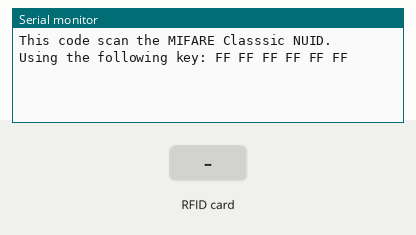
This sketch was run on a simulated Arduino Uno, built with avr-gcc and run on an emulated ATmega328P. Parts: the last lines printed to the serial monitor. The inputs (shaded band) are chosen by the test bench.

Above: at 1.2 s.
1.3 s: RFID card 5E 7A 19 C4 held to the reader
At 2.1 s:
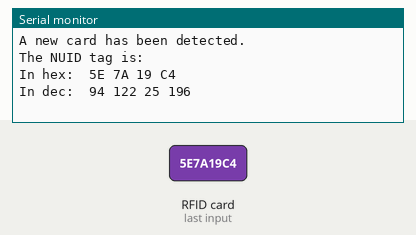
2.8 s: RFID card 5E 7A 19 C4 held to the reader
At 3.7 s:
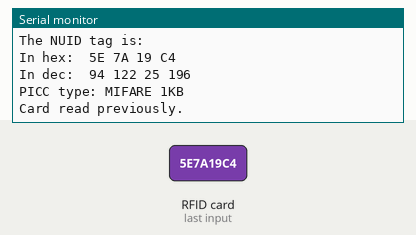

Measured:
- after the input at 1.3 s, the serial monitor: prints a new line at once (image 1)
- after the input at 2.8 s, the serial monitor: prints a new line at once (image 2)

The sketch:

ReadCardID.ino
```cpp
#include <SPI.h>
#include <MFRC522.h>
#define SS_PIN 10    // spi 통신을 위한 SS(chip select)핀 설정
#define RST_PIN 9    // 리셋 핀 설정

MFRC522 rfid(SS_PIN, RST_PIN); // 'rfid' 이름으로 클래스 객체 선언
MFRC522::MIFARE_Key key;

byte nuidPICC[4];   // 카드 ID들을 저장(비교)하기 위한 배열(변수)선언

void setup() {
  Serial.begin(9600);
  SPI.begin(); // SPI 통신 시작
  rfid.PCD_Init(); // RFID(MFRC522) 초기화
  // ID값 초기화
  for (byte i = 0; i < 6; i++) {
    key.keyByte[i] = 0xFF;
  }
// MIFARE 타입의 카드키 종류들만 인식됨을 표시
  Serial.println(F("This code scan the MIFARE Classsic NUID."));
  Serial.print(F("Using the following key:"));
  printHex(key.keyByte, MFRC522::MF_KEY_SIZE);
}

void loop() {

  // 새카드 접촉이 있을 때만 다음 단계로 넘어감
  if ( ! rfid.PICC_IsNewCardPresent())
    return;

  // 카드 읽힘이 제대로 되면 다음으로 넘어감
  if ( ! rfid.PICC_ReadCardSerial())
    return;
  // 현재 접촉 되는 카드 타입을 읽어와 모니터에 표시함
  Serial.print(F("PICC type: "));
  MFRC522::PICC_Type piccType = rfid.PICC_GetType(rfid.uid.sak);
  Serial.println(rfid.PICC_GetTypeName(piccType));

  // MIFARE 방식의 카드인지 확인 루틴
  if (piccType != MFRC522::PICC_TYPE_MIFARE_MINI &&
    piccType != MFRC522::PICC_TYPE_MIFARE_1K &&
    piccType != MFRC522::PICC_TYPE_MIFARE_4K) {
    Serial.println(F("Your tag is not of type MIFARE Classic."));
    return;
  }

  // 이전 인식된 카드와 다른, 혹은 새카드가 인식되면
  if (rfid.uid.uidByte[0] != nuidPICC[0] ||
    rfid.uid.uidByte[1] != nuidPICC[1] ||
    rfid.uid.uidByte[2] != nuidPICC[2] ||
    rfid.uid.uidByte[3] != nuidPICC[3] ) {
    Serial.println(F("A new card has been detected."));

 // 고유아이디(UID) 값을 저장한다.
    for (byte i = 0; i < 4; i++) {
      nuidPICC[i] = rfid.uid.uidByte[i];
    }
 // 그 UID 값을 16진값으로 출력 한다.
    Serial.println(F("The NUID tag is:"));
    Serial.print(F("In hex: "));
    printHex(rfid.uid.uidByte, rfid.uid.size);
    Serial.println();
 // 그 UID 값을 10진값으로 출력 한다.
    Serial.print(F("In dec: "));
    printDec(rfid.uid.uidByte, rfid.uid.size);
    Serial.println();
  }
 // 연속으로 동일한 카드를 접촉하면 다른 처리 없이
 // '이미 인식된 카드'라는 메세지를 출력한다.
  else Serial.println(F("Card read previously."));
  rfid.PICC_HaltA();
  rfid.PCD_StopCrypto1();
}
// 16진 값으로 변환 해주는 함수 정의
void printHex(byte *buffer, byte bufferSize) {
  for (byte i = 0; i < bufferSize; i++) {
    Serial.print(buffer[i] < 0x10 ? " 0" : " ");
    Serial.print(buffer[i], HEX);
  }
}
// 10진 값으로 변환 해주는 함수 정의
void printDec(byte *buffer, byte bufferSize) {
  for (byte i = 0; i < bufferSize; i++) {
    Serial.print(buffer[i] < 0x10 ? " 0" : " ");
    Serial.print(buffer[i], DEC);
  }
}
```
